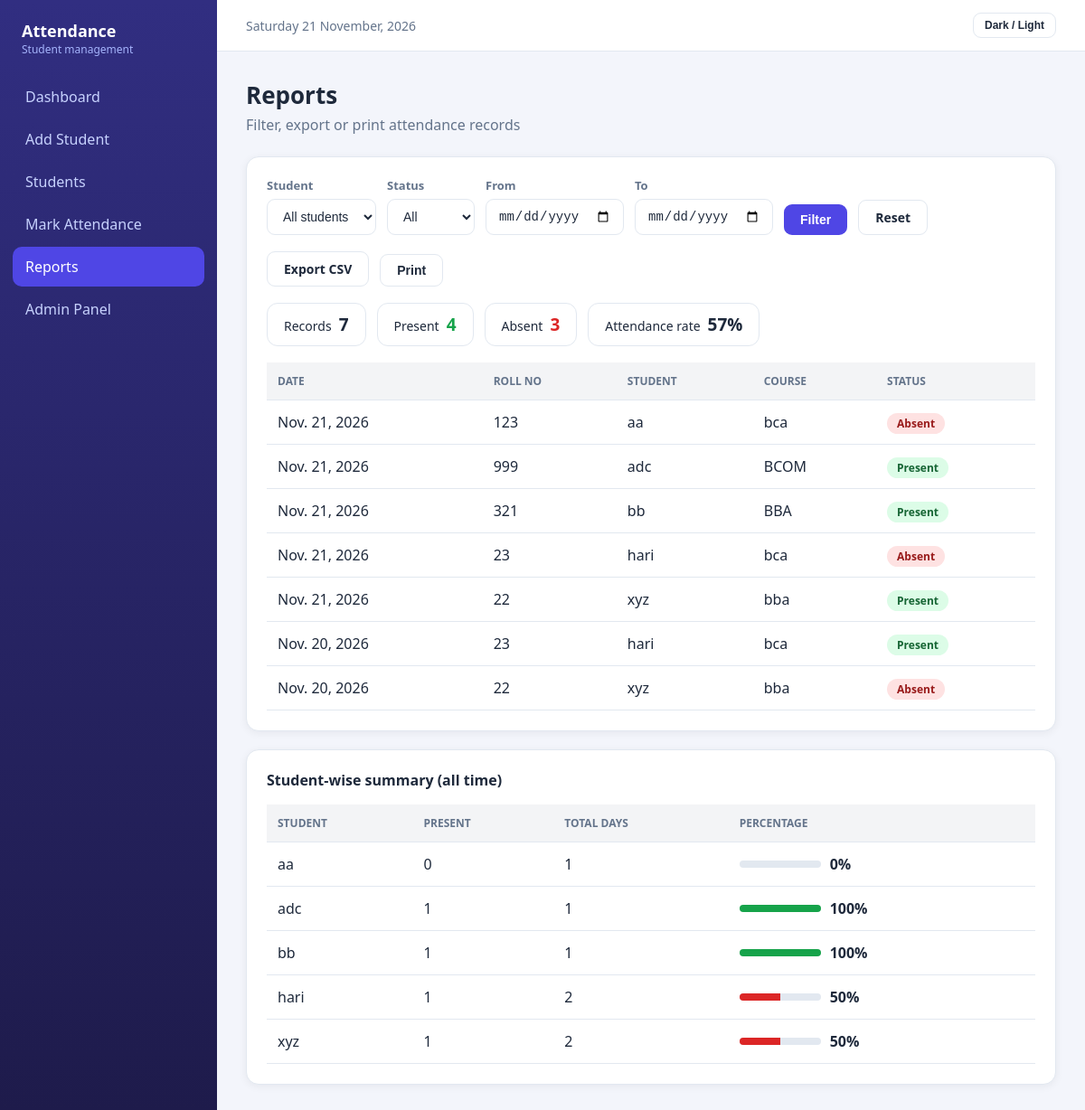
The app's page /reports/ (signed in) with its own data.
### attendance/models.py (models this page shows, shortened)
class Attendance(models.Model):
    STATUS_CHOICES = [
        ('Present', 'Present'),
        ('Absent', 'Absent'),
    ]
    student = models.ForeignKey(Student, on_delete=models.CASCADE)
    date = models.DateField()
    status = models.CharField(max_length=10, choices=STATUS_CHOICES)
    class Meta:
        unique_together = ('student', 'date')

class Student(models.Model):
    roll_no = models.CharField(max_length=30, unique=True)
    name = models.CharField(max_length=100)
    email = models.EmailField(unique=True)
    course = models.CharField(max_length=100)
    phone = models.CharField(max_length=15, blank=True)

### attendance/views.py (the view, shortened to what this page needs)
# urls.py: path("reports/", views.reports, name="reports"),
@login_required
def reports(request):
    records = Attendance.objects.select_related("student").order_by("-date", "student__name")
    sid = request.GET.get("student", "")
    status = request.GET.get("status", "")
    date_from = request.GET.get("date_from", "")
    date_to = request.GET.get("date_to", "")
    if sid:
        records = records.filter(student_id=sid)
    if status:
        records = records.filter(status=status)
    if date_from:
        records = records.filter(date__gte=date_from)
    if date_to:
        records = records.filter(date__lte=date_to)
    total = records.count()
    present = records.filter(status="Present").count()
    return render(request, "reports.html", {
        "records": records,
        "total": total,
        "present": present,
        "absent": total - present,
        "rate": round(present * 100 / total) if total else 0,
        "students": Student.objects.order_by("name"),
        "summary": student_stats(),
        "f": {"student": sid, "status": status,
              "date_from": date_from, "date_to": date_to},
        "qs": request.GET.urlencode(),
    })

### attendance/views.py (called while the page is built)
def student_stats():
    students = list(
        Student.objects.annotate(
            total=Count("attendance"),
            present=Count("attendance", filter=Q(attendance__status="Present")),
        ).order_by("name")
    )
    for s in students:
        s.percent = round(s.present * 100 / s.total) if s.total else 0
    return students

### attendance/templates/reports.html (shortened to what this page needs)
<!DOCTYPE html>
<html lang="en">
<head>
</head>
<body>
<aside class="sidebar">
  <div class="brand">Attendance<small>Student management</small></div>
  <a href="/">Dashboard</a>
  <a href="/add/">Add Student</a>
  <a href="/students/">Students</a>
  <a href="/mark/">Mark Attendance</a>
  <a href="/reports/">Reports</a>
  <a href="/admin/">Admin Panel</a>
</aside>
<div class="content">
  <div class="topbar">
    <span id="today"></span>
    <button class="btn light sm" id="theme" type="button">Dark / Light</button>
  </div>
  <div class="page">
    <h1>Reports</h1>
    <p class="sub">Filter, export or print attendance records</p>
    <div class="panel">
      <form method="get" class="toolbar noprint">
        <div>
          <label>Student</label>
          <select name="student">
            <option value="">All students</option>
          </select>
        </div>
        <div>
          <label>Status</label>
          <select name="status">
            <option value="">All</option>
          </select>
        </div>
        <div><label>From</label><input type="date" name="date_from" value="{{ f.date_from }}"></div>
        <div><label>To</label><input type="date" name="date_to" value="{{ f.date_to }}"></div>
        <button class="btn" type="submit">Filter</button>
        <a class="btn light" href="/reports/">Reset</a>
      </form>
      <div class="toolbar noprint">
        <a class="btn light" href="?{{ qs }}{% if qs %}&{% endif %}export=csv">Export CSV</a>
        <button class="btn light" type="button" onclick="window.print()">Print</button>
      </div>
      <div class="chips">
        <div class="chip">Records<b>{{ total }}</b></div>
        <div class="chip">Present<b style="color:var(--green)">{{ present }}</b></div>
        <div class="chip">Absent<b style="color:var(--red)">{{ absent }}</b></div>
        <div class="chip">Attendance rate<b>{{ rate }}%</b></div>
      </div>
      <div class="scroll">
        <table>
          <tr><th>Date</th><th>Roll no</th><th>Student</th><th>Course</th><th>Status</th></tr>
          {% for r in records %}
          <tr>
            <td>{{ r.date }}</td>
            <td>{{ r.student.roll_no }}</td>
            <td>{{ r.student.name }}</td>
            <td>{{ r.student.course }}</td>
            <td><span class="badge {{ r.status }}">{{ r.status }}</span></td>
          </tr>
          {% empty %}
          <tr><td colspan="5" class="empty">No records found.</td></tr>
          {% endfor %}
        </table>
      </div>
    </div>
    <div class="panel">
      <h3>Student-wise summary (all time)</h3>
      <div class="scroll">
        <table>
          <tr><th>Student</th><th>Present</th><th>Total days</th><th>Percentage</th></tr>
          {% for s in summary %}
          <tr>
            <td>{{ s.name }}</td>
            <td>{{ s.present }}</td>
            <td>{{ s.total }}</td>
            <td>
              <div class="pct">
                <div class="progress"><span class="{% if s.percent >= 75 %}ok{% else %}low{% endif %}" style="width:{{ s.percent }}%"></span></div>
                {{ s.percent }}%
              </div>
            </td>
          </tr>
          {% empty %}
          <tr><td colspan="4" class="empty">No students yet.</td></tr>
          {% endfor %}
        </table>
      </div>
    </div>
  </div>
</div>
</body>
</html>

### attendance/templates/reports.html (style rules this page uses)
:root { --bg:#f3f5fb;--card:#fff;--text:#1e293b;--muted:#64748b;--primary:#4f46e5;--dark:#4338ca;--border:#e2e8f0;--green:#16a34a;--red:#dc2626;--amber:#d97706 }
* { box-sizing:border-box }
body { margin:0;font-family:"Segoe UI",Arial,sans-serif;background:var(--bg);color:var(--text) }
.sidebar { position:fixed;top:0;bottom:0;left:0;width:240px;padding:22px 14px;background:linear-gradient(180deg,#312e81,#1e1b4b);color:#fff }
.brand { padding:0 10px 22px;font-size:18px;font-weight:700 }
.brand small { display:block;font-size:12px;font-weight:400;color:#a5b4fc }
.sidebar a { display:block;padding:11px 14px;margin-bottom:3px;border-radius:10px;color:#c7d2fe;text-decoration:none }
.sidebar a.active { background:var(--primary);color:#fff }
.content { margin-left:240px }
.topbar { display:flex;justify-content:space-between;align-items:center;padding:14px 32px;background:var(--card);border-bottom:1px solid var(--border) }
#today { color:var(--muted);font-size:14px }
.page { padding:30px 32px;max-width:1200px }
h1 { margin:0 0 4px;font-size:26px }
.sub { margin:0 0 24px;color:var(--muted) }
.panel { margin-top:20px;padding:22px;background:var(--card);border:1px solid var(--border);border-radius:14px;box-shadow:0 2px 10px rgba(15,23,42,.06) }
.panel h3 { margin:0 0 16px;font-size:16px }
.scroll { overflow-x:auto }
table { width:100%;border-collapse:collapse }
th { padding:12px;text-align:left;font-size:12px;text-transform:uppercase;color:var(--muted);background:rgba(100,116,139,.08);border-bottom:1px solid var(--border) }
td { padding:13px 12px;border-bottom:1px solid var(--border) }
.btn { display:inline-block;padding:9px 18px;border:0;border-radius:9px;background:var(--primary);color:#fff;font-size:14px;font-weight:600;text-decoration:none;cursor:pointer }
.btn.light { background:transparent;color:var(--text);border:1px solid var(--border) }
.btn.sm { padding:6px 12px;font-size:12px }
.badge { padding:3px 11px;border-radius:99px;font-size:12px;font-weight:700 }
.badge.Present { background:#dcfce7;color:#166534 }
.badge.Absent { background:#fee2e2;color:#991b1b }
input,select { padding:10px 13px;border:1px solid var(--border);border-radius:9px;background:var(--card);color:var(--text);font-size:14px }
label { display:block;margin-bottom:6px;font-size:13px;font-weight:600;color:var(--muted) }
.toolbar { display:flex;flex-wrap:wrap;gap:12px;align-items:flex-end;margin-bottom:18px }
.chips { display:flex;flex-wrap:wrap;gap:12px;margin-bottom:18px }
.chip { padding:10px 18px;background:var(--card);border:1px solid var(--border);border-radius:12px;font-size:14px }
.chip b { margin-left:8px;font-size:19px }
.progress { min-width:90px;height:8px;border-radius:99px;background:var(--border);overflow:hidden }
.progress span { display:block;height:100% }
.ok { background:var(--green) }
.low { background:var(--red) }
.pct { display:flex;align-items:center;gap:10px;font-weight:600 }

### records on screen
Attendance: date "Nov. 21, 2026", student.roll_no "123", student.name "aa", student.course "bca", status "Absent"
Attendance: date "Nov. 21, 2026", student.roll_no "999", student.name "adc", student.course "BCOM", status "Present"
Attendance: date "Nov. 21, 2026", student.roll_no "321", student.name "bb", student.course "BBA", status "Present"
Attendance: date "Nov. 21, 2026", student.roll_no "23", student.name "hari", student.course "bca", status "Absent"
Attendance: date "Nov. 21, 2026", student.roll_no "22", student.name "xyz", student.course "bba", status "Present"
Attendance: date "Nov. 20, 2026", student.roll_no "23", student.name "hari", student.course "bca", status "Present"
Attendance: date "Nov. 20, 2026", student.roll_no "22", student.name "xyz", student.course "bba", status "Absent"
Student: name "aa", present "0", total "1", percent "0"
Student: name "adc", present "1", total "1", percent "100"
Student: name "bb", present "1", total "1", percent "100"
Student: name "hari", present "1", total "2", percent "50"
Student: name "xyz", present "1", total "2", percent "50"

### other values on screen
{{ total }} "7"
{{ present }} "4"
{{ absent }} "3"
{{ rate }} "57"
